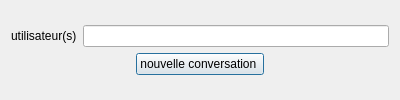
<?xml version="1.0" encoding="UTF-8"?>
<ui version="4.0">
 <class>DialNewDiscu</class>
 <widget class="QDialog" name="DialNewDiscu">
  <property name="geometry">
   <rect>
    <x>0</x>
    <y>0</y>
    <width>400</width>
    <height>100</height>
   </rect>
  </property>
  <property name="minimumSize">
   <size>
    <width>400</width>
    <height>100</height>
   </size>
  </property>
  <property name="maximumSize">
   <size>
    <width>400</width>
    <height>100</height>
   </size>
  </property>
  <property name="windowTitle">
   <string>Dialog</string>
  </property>
  <layout class="QVBoxLayout" name="verticalLayout">
   <item>
    <layout class="QVBoxLayout" name="verticalLayout_2">
     <item>
      <layout class="QHBoxLayout" name="horizontalLayout">
       <item>
        <widget class="QLabel" name="label">
         <property name="text">
          <string>utilisateur(s)</string>
         </property>
        </widget>
       </item>
       <item>
        <widget class="QLineEdit" name="le_Destinataire"/>
       </item>
      </layout>
     </item>
     <item>
      <layout class="QHBoxLayout" name="horizontalLayout_5">
       <item>
        <spacer name="horizontalSpacer">
         <property name="orientation">
          <enum>Qt::Horizontal</enum>
         </property>
         <property name="sizeHint" stdset="0">
          <size>
           <width>40</width>
           <height>20</height>
          </size>
         </property>
        </spacer>
       </item>
       <item>
        <widget class="QPushButton" name="pb_newConver">
         <property name="text">
          <string>nouvelle conversation </string>
         </property>
        </widget>
       </item>
       <item>
        <spacer name="horizontalSpacer_2">
         <property name="orientation">
          <enum>Qt::Horizontal</enum>
         </property>
         <property name="sizeHint" stdset="0">
          <size>
           <width>40</width>
           <height>20</height>
          </size>
         </property>
        </spacer>
       </item>
      </layout>
     </item>
    </layout>
   </item>
  </layout>
 </widget>
 <resources/>
 <connections/>
</ui>
